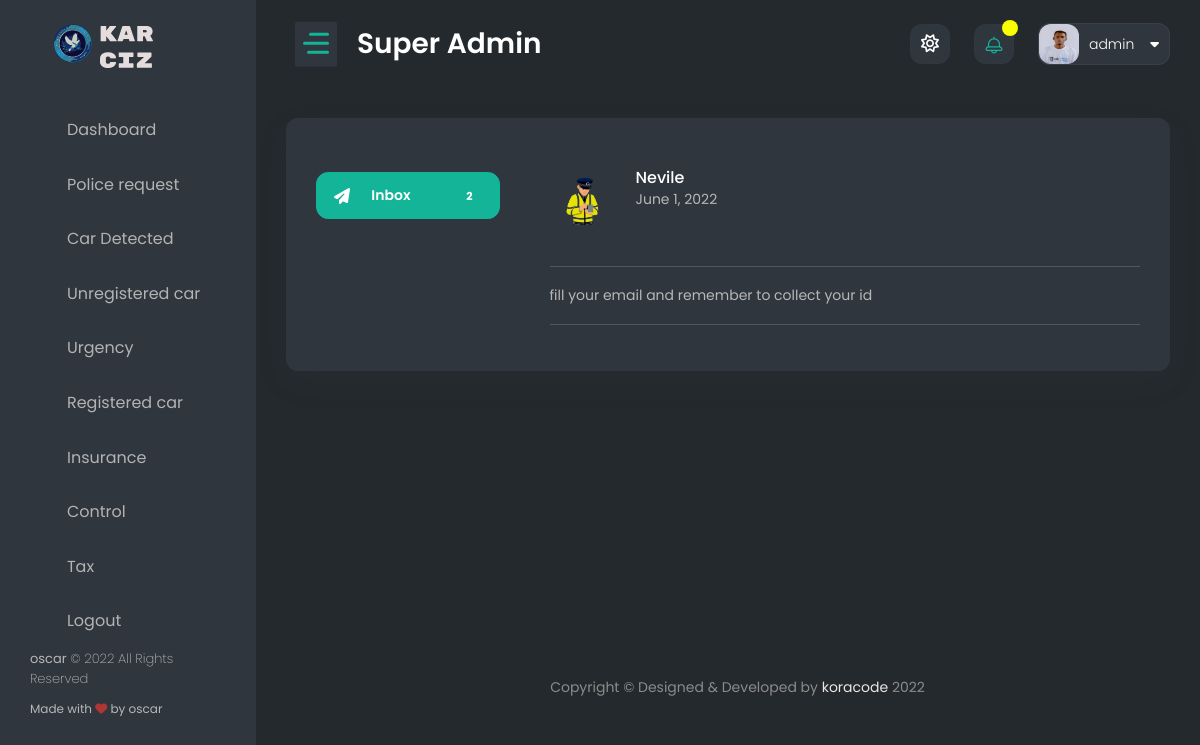
Screenshot of /superimboniadmin/home_message_read/3/ (signed in) with the database file from the repository.
### authentication/models.py (models this page shows, shortened)
class Profile(models.Model):
    user = models.OneToOneField(User, on_delete=models.CASCADE)
    user_image = models.ImageField(upload_to='images/', default='profile.png', )
    date_of_birth = models.DateField(max_length=250, blank=True, null=True)
    id_number = models.PositiveIntegerField(blank=True, null=True)
    email = models.EmailField(blank=True, null=True)
    rank = models.CharField(max_length=50, blank=True, null=True)
    residence = models.CharField(max_length=50, blank=True, null=True)

class User(AbstractBaseUser):
    name = models.CharField(max_length=255, null=False)
    phone_number = PhoneNumberField(unique=True)
    is_verified = models.BooleanField(default=False)
    is_verified_police = models.BooleanField(default=False)
    is_two_f_enable = models.BooleanField(default=False)
    is_active = models.BooleanField(default=True)
    staff = models.BooleanField(default=False)
    admin = models.BooleanField(default=False)
    USERNAME_FIELD = 'phone_number'
    REQUIRED_FIELDS = ['name']
    objects = UserManager()

### admin_panel/models.py (models this page shows, shortened)
class Send_message(models.Model):
    police_user = models.ForeignKey(User, on_delete=models.CASCADE, null=True, blank=True)
    receiver_message = PhoneNumberField()
    subject_message = models.CharField(max_length=100)
    body_message = models.TextField(max_length=250)
    date = models.DateTimeField(auto_now_add=True)
    class Meta:
        verbose_name_plural = "Send message"
        ordering = ['-date']

### admin_panel/views.py (the view)
# urls.py: path('home_message_read/<int:id>/', home_message_read, name='home_message_read')
def home_message_read(request, id):
    message_info = get_object_or_404(Send_message, id=id)
    user_profile = get_object_or_404(Profile, user=message_info.police_user)
    message_all_count = Send_message.objects.all().count()
    context = {
        'message_info': message_info,
        'user_profile': user_profile,
        'message_all_count': message_all_count
    }
    return render(request, 'super_temp/home_message_read.html', context)

### authentication/context_processors.py (called while the page is built)
def extras(request):
    user = request.user
    if user.is_authenticated:
        police_req = Police_request.objects.filter(police=user).first()
        profile_police = get_object_or_404(Profile, user=user)
        user_small = user.name
        user_small = user_small.split(' ')
        user_small = user_small[0][:2].upper()
        police_req = police_req
    else:
        profile_police = None
        user_small = None
        police_req = None
    return {
        'profile': profile_police,
        'user': user,
        'user_small': user_small,
        'police_req': police_req
    }

def message_review(request):
    try:
        user = request.user
        message_all = Send_message.objects.filter(police_user=user)[:10]
        user_small = user.name
        user_small = user_small.split(' ')
        user_small = user_small[0][:2].upper()
    except:
        message_all = []
    return {
        'message_all': message_all,
        'user_small': user_small
    }

### admin_panel/templates/super_temp/home_message_read.html (shortened to what this page needs)
{% extends 'super_police/base.html' %}
{% load static %}
{% block content %}
    <div class="content-body">
            <div class="container-fluid">
                <div class="row">
                    <div class="col-lg-12">
                        <div class="card">
                            <div class="card-body">
                               <div class="row">
									<div class="col-lg-3">
										<div class="email-left-box generic-width px-0 mb-5">
											<div class="mail-list rounded mt-4">
												<a href="{% url 'home_message' %}" class="list-group-item active"><i
														class="fa fa-paper-plane font-18 align-middle me-2"></i> Inbox <span
														class="badge badge-primary badge-sm float-end">{{ message_all_count }}</span> </a>
											</div>
										</div>
									</div>
									<div class="col-lg-9">
										<div class="email-right-box">
											<div class="row">
												<div class="col-12">
													<div class="right-box-padding">
														<div class="read-content">
															<div class="media pt-3 d-sm-flex d-block justify-content-between">
																<div class="clearfix mb-3 d-flex">
																	<img class="me-3 rounded" width="70" height="70" alt="image" src="{{ user_profile.user_image.url }}">
																	<div class="media-body me-2">
																		<h5 class="text-primary mb-0 mt-1">{{ message_info.police_user.name }}</h5>
																		<p class="mb-0">{{ message_info.date.date }}</p>
																	</div>
																</div>
															</div>
															<hr>
															<div class="read-content-body">
																<p class="mb-2"> {{ message_info.body_message }}</p>
																<hr>
															</div>
														</div>
													</div>
												</div>
											</div>
										</div>
									</div>
							   </div>
                            </div>
                        </div>
                    </div>
                </div>
            </div>
        </div>
{% endblock %}

### templates/super_police/base.html (shortened to what this page needs)
<!DOCTYPE html>
<html lang="en">
<head>
    {% load static %}
	<link href="{% static 'dashboard/vendor/owl-carousel/owl.carousel.css' %}" rel="stylesheet">
    <link href="{% static 'dashboard/vendor/bootstrap-select/dist/css/bootstrap-select.min.css' %}" rel="stylesheet">
    <link href="{% static 'dashboard/css/style.css' %}" rel="stylesheet">
	<link href="{% static 'dashboard/cdn.lineicons.com/2.0/LineIcons.css' %}" rel="stylesheet">
</head>
<body>
    <div id="main-wrapper">
        <div class="nav-header">
            <a href="" class="brand-logo">
                <img class="logo-abbr" src="{% static 'home/images/policelogo.svg' %}" alt="" style="height: 120px; width: 120px; ">
                <img class="brand-title" src="{% static 'dashboard/images/logo-text-white.png' %}" alt="">
            </a>
            <div class="nav-control">
                <div class="hamburger">
                    <span class="line"></span><span class="line"></span><span class="line"></span>
                </div>
            </div>
        </div>
        <div class="header">
            <div class="header-content">
                <nav class="navbar navbar-expand">
                    <div class="collapse navbar-collapse justify-content-between">
                        <div class="header-left">
                            <div class="dashboard_bar">
                                Super Admin
                            </div>
                        </div>
                        <ul class="navbar-nav header-right">
							<li class="nav-item dropdown notification_dropdown">
                                <a class="nav-link bell dz-theme-mode active" href="javascript:void(0);">
									<i id="icon-light" class="far fa-sun"></i>
                                </a>
							</li>
                            <li class="nav-item dropdown notification_dropdown">
                                <a class="nav-link  ai-icon" href="javascript:;" role="button" data-bs-toggle="dropdown">
									<div class="pulse-css"></div>
                                </a>
                            </li>
                            <li class="nav-item dropdown header-profile">
                                <a class="nav-link" href="" role="button" data-bs-toggle="dropdown">
                                    <img src="{{ profile.user_image.url }}" width="20" alt=""/>
									<div class="header-info">
										<span>{{ user.name }}<i class="fa fa-caret-down ms-3" aria-hidden="true"></i></span>
									</div>
                                </a>
                            </li>
                        </ul>
                    </div>
                </nav>
            </div>
        </div>
        <div class="deznav">
            <div class="deznav-scroll">
				<ul class="metismenu" id="menu">
                    <li><a class="ai-icon" href="{% url 'admin_dashboard' %}" aria-expanded="false">
							<i class="flaticon-layout"></i>
							<span class="nav-text">Dashboard</span>
						</a>
                    </li>
                    <li><a class="ai-icon" href="{% url 'police_request_list' %}" aria-expanded="false">
						<i class="flaticon-monitor"></i>
							<span class="nav-text">Police request</span>
						</a>
                    </li>
                    <li><a class="ai-icon" href="{% url 'admin_all_captured' %}" aria-expanded="false">
							<i class="flaticon-bar-chart-1"></i>
							<span class="nav-text">Car Detected</span>
						</a>
                    </li>
                    <li><a class="ai-icon" href="{% url 'admin_unregistered_car' %}" aria-expanded="false">
							<i class="flaticon-web"></i>
							<span class="nav-text">Unregistered car</span>
						</a>
                    </li>
                    <li><a class="ai-icon" href="{% url 'admin_urgence_car' %}" aria-expanded="false">
							<i class="flaticon-plugin"></i>
							<span class="nav-text">Urgency</span>
						</a>
                    </li>
                    <li><a class="ai-icon" href="{% url 'admin_registered_car' %}" aria-expanded="false">
							<i class="flaticon-contract"></i>
							<span class="nav-text">Registered car</span>
						</a>
                    </li>
                    <li><a class="ai-icon" href="{% url 'admin_insurance' %}" aria-expanded="false">
							<i class="flaticon-contract"></i>
							<span class="nav-text">Insurance</span>
						</a>
                    </li>
                    <li><a class="ai-icon" href="{% url 'admin_control' %}" aria-expanded="false">
							<i class="flaticon-contract"></i>
							<span class="nav-text">Control</span>
						</a>
                    </li>
                    <li><a class="ai-icon" href="{% url 'admin_tax' %}" aria-expanded="false">
							<i class="flaticon-contract"></i>
							<span class="nav-text">Tax</span>
						</a>
                    </li>
                    <li><a class="ai-icon" href="{% url 'adminlogout' %}" aria-expanded="false">
							<i class="flaticon-table"></i>
							<span class="nav-text">Logout</span>
						</a>
                    </li>
                </ul>
				<div class="copyright">
					<p class="fs-13 font-w200"><strong class="font-w400">oscar</strong> © 2022 All Rights Reserved</p>
					<p>Made with <i class="fa fa-heart text-danger"></i> by oscar</p>
				</div>
			</div>
        </div>
        {% block content %}
        {% endblock %}
        <div class="footer">
            <div class="copyright">
                <p>Copyright © Designed &amp; Developed by <a href="https://www.facebook.com/koracode/" target="_blank">koracode</a> 2022</p>
            </div>
        </div>
    </div>
</body>
</html>

### rows the page displays
Profile: user_image (picture)
User: name "admin"
Profile: user_image (placeholder picture)
Send_message: police_user.name "Nevile", date "June 1, 2022", body_message "fill your email and remember to collect your id"

### other values shown
{{ message_all_count }} "2"
